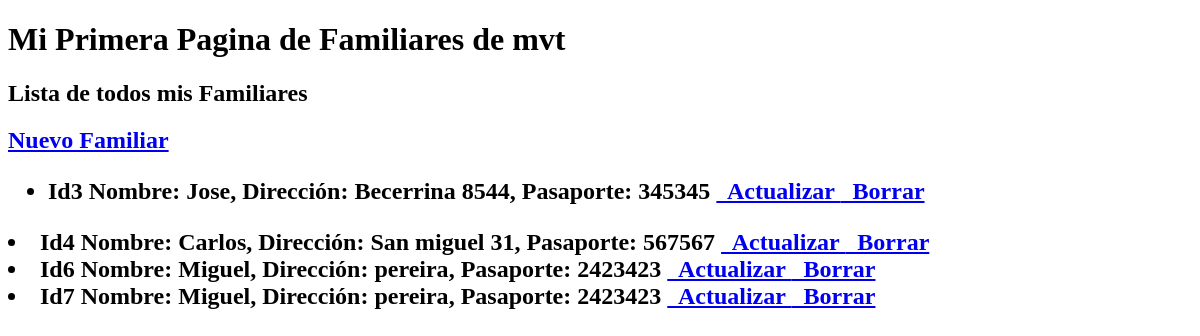
Page /familia/ on the earlier database version.
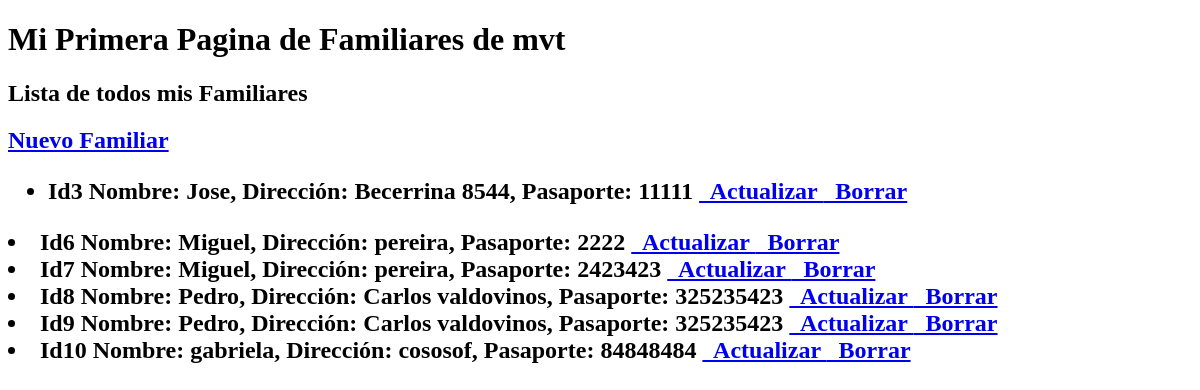
Same page on the later database version.
### familia/models.py (models this page shows, shortened)
class familia(models.Model):
    nombre =models.CharField(max_length=100)
    direccion = models.CharField(max_length=200)
    numero_pasaporte = models.IntegerField()

### familia/views.py (the view)
# urls.py: path('familia/', mostrar_familiar),
def mostrar_familiar(request):
  lista_familiares = familia.objects.all()
  return render(request, "familia/familia.html", {"lista_familiares": lista_familiares})

### familia/templates/familia/familia.html
{% extends 'familia/base.html' %}
{% block titulo%} Lista de todos mis Familiares {% endblock %}
{% block contenido %}
<a href="/familia/Alta_Familia"> Nuevo Familiar</a>
    <ul>
    {% for familiar in lista_familiares %}
          <li> Id{{familiar.id}} Nombre: {{familiar.nombre}}, Dirección: {{familiar.direccion}}, Pasaporte: {{familiar.numero_pasaporte}}
            <a href="/familia/actualizar/{{ familiar.id }}"> &nbsp; Actualizar </a>
            <a href="/familia/borrar/{{ familiar.id }}"> &nbsp;  Borrar </a>
          </li>
      </ul>
  {% endfor %}
{% endblock %}

Differences in the rows shown:
removed familia: id "4", nombre "Carlos", direccion "San miguel 31", numero_pasaporte "567567"
changed familia "Jose": numero_pasaporte "345345" → "11111"
changed familia id 6: numero_pasaporte "2423423" → "2222"
added familia: id "8", nombre "Pedro", direccion "Carlos valdovinos", numero_pasaporte "325235423"
added familia: id "9", nombre "Pedro", direccion "Carlos valdovinos", numero_pasaporte "325235423"
added familia: id "10", nombre "gabriela", direccion "cososof", numero_pasaporte "84848484"
